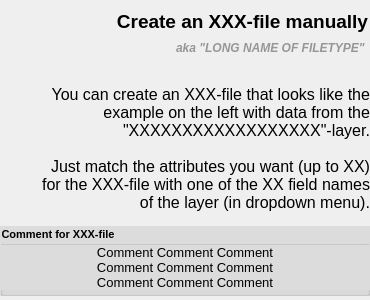
    <widget class="QFrame" name="fr_info">
     <property name="minimumSize">
      <size>
       <width>370</width>
       <height>300</height>
      </size>
     </property>
     <property name="maximumSize">
      <size>
       <width>9999</width>
       <height>9999</height>
      </size>
     </property>
     <property name="frameShape">
      <enum>QFrame::NoFrame</enum>
     </property>
     <property name="frameShadow">
      <enum>QFrame::Raised</enum>
     </property>
     <layout class="QGridLayout" name="gridLayout_102">
      <property name="leftMargin">
       <number>0</number>
      </property>
      <property name="topMargin">
       <number>0</number>
      </property>
      <property name="rightMargin">
       <number>0</number>
      </property>
      <property name="bottomMargin">
       <number>0</number>
      </property>
      <property name="horizontalSpacing">
       <number>0</number>
      </property>
      <property name="verticalSpacing">
       <number>10</number>
      </property>
      <item row="1" column="0">
       <widget class="QFrame" name="fr_info_2">
        <property name="minimumSize">
         <size>
          <width>370</width>
          <height>220</height>
         </size>
        </property>
        <property name="maximumSize">
         <size>
          <width>9999</width>
          <height>9999</height>
         </size>
        </property>
        <property name="frameShape">
         <enum>QFrame::NoFrame</enum>
        </property>
        <property name="frameShadow">
         <enum>QFrame::Raised</enum>
        </property>
        <layout class="QGridLayout" name="gridLayout_101">
         <property name="leftMargin">
          <number>0</number>
         </property>
         <property name="topMargin">
          <number>0</number>
         </property>
         <property name="rightMargin">
          <number>0</number>
         </property>
         <property name="bottomMargin">
          <number>0</number>
         </property>
         <property name="horizontalSpacing">
          <number>0</number>
         </property>
         <property name="verticalSpacing">
          <number>10</number>
         </property>
         <item row="0" column="0">
          <widget class="QLabel" name="lb_info_1">
           <property name="minimumSize">
            <size>
             <width>350</width>
             <height>0</height>
            </size>
           </property>
           <property name="maximumSize">
            <size>
             <width>16777215</width>
             <height>60</height>
            </size>
           </property>
           <property name="font">
            <font>
             <family>MS Shell Dlg 2</family>
             <pointsize>12</pointsize>
             <weight>50</weight>
             <bold>false</bold>
            </font>
           </property>
           <property name="text">
            <string>You can create an XXX-file that looks like the
 example on the left with data from the
 &quot;XXXXXXXXXXXXXXXXXX&quot;-layer.</string>
           </property>
           <property name="alignment">
            <set>Qt::AlignRight|Qt::AlignTrailing|Qt::AlignVCenter</set>
           </property>
          </widget>
         </item>
         <item row="1" column="0">
          <widget class="QLabel" name="lb_info_2">
           <property name="minimumSize">
            <size>
             <width>350</width>
             <height>0</height>
            </size>
           </property>
           <property name="maximumSize">
            <size>
             <width>16777215</width>
             <height>60</height>
            </size>
           </property>
           <property name="font">
            <font>
             <family>MS Shell Dlg 2</family>
             <pointsize>12</pointsize>
             <weight>50</weight>
             <bold>false</bold>
            </font>
           </property>
           <property name="text">
            <string>Just match the attributes you want (up to XX)
 for the XXX-file with one of the XX field names
of the layer (in dropdown menu).</string>
           </property>
           <property name="alignment">
            <set>Qt::AlignRight|Qt::AlignTrailing|Qt::AlignVCenter</set>
           </property>
          </widget>
         </item>
         <item row="2" column="0">
          <widget class="QGroupBox" name="gb_comment">
           <property name="maximumSize">
            <size>
             <width>16777215</width>
             <height>70</height>
            </size>
           </property>
           <property name="font">
            <font>
             <family>MS Shell Dlg 2</family>
             <pointsize>8</pointsize>
             <weight>75</weight>
             <bold>true</bold>
            </font>
           </property>
           <property name="styleSheet">
            <string notr="true">background-color: rgb(220, 220, 220);
</string>
           </property>
           <property name="title">
            <string>Comment for XXX-file</string>
           </property>
           <property name="flat">
            <bool>false</bool>
           </property>
           <widget class="QLabel" name="lb_comment">
            <property name="geometry">
             <rect>
              <x>0</x>
              <y>19</y>
              <width>370</width>
              <height>45</height>
             </rect>
            </property>
            <property name="font">
             <font>
              <pointsize>10</pointsize>
             </font>
            </property>
            <property name="text">
             <string>Comment Comment Comment
Comment Comment Comment
Comment Comment Comment</string>
            </property>
            <property name="alignment">
             <set>Qt::AlignCenter</set>
            </property>
           </widget>
          </widget>
         </item>
        </layout>
       </widget>
      </item>
      <item row="0" column="0" colspan="2">
       <widget class="QFrame" name="fr_header">
        <property name="minimumSize">
         <size>
          <width>370</width>
          <height>70</height>
         </size>
        </property>
        <property name="maximumSize">
         <size>
          <width>9999</width>
          <height>9999</height>
         </size>
        </property>
        <property name="frameShape">
         <enum>QFrame::NoFrame</enum>
        </property>
        <property name="frameShadow">
         <enum>QFrame::Raised</enum>
        </property>
        <widget class="QLabel" name="lb_icon">
         <property name="geometry">
          <rect>
           <x>0</x>
           <y>0</y>
           <width>70</width>
           <height>70</height>
          </rect>
         </property>
         <property name="minimumSize">
          <size>
           <width>0</width>
           <height>0</height>
          </size>
         </property>
         <property name="maximumSize">
          <size>
           <width>70</width>
           <height>70</height>
          </size>
         </property>
         <property name="text">
          <string/>
         </property>
         <property name="pixmap">
          <pixmap>icon.png</pixmap>
         </property>
         <property name="scaledContents">
          <bool>true</bool>
         </property>
        </widget>
        <widget class="QLabel" name="lb_header">
         <property name="geometry">
          <rect>
           <x>100</x>
           <y>10</y>
           <width>268</width>
           <height>23</height>
          </rect>
         </property>
         <property name="font">
          <font>
           <family>MS Shell Dlg 2</family>
           <pointsize>14</pointsize>
           <weight>75</weight>
           <bold>true</bold>
          </font>
         </property>
         <property name="text">
          <string>Create an XXX-file manually</string>
         </property>
         <property name="alignment">
          <set>Qt::AlignRight|Qt::AlignTrailing|Qt::AlignVCenter</set>
         </property>
        </widget>
        <widget class="QLabel" name="lb_name_long">
         <property name="geometry">
          <rect>
           <x>170</x>
           <y>40</y>
           <width>198</width>
           <height>16</height>
          </rect>
         </property>
         <property name="font">
          <font>
           <family>MS Shell Dlg 2</family>
           <pointsize>9</pointsize>
           <weight>75</weight>
           <italic>true</italic>
           <bold>true</bold>
          </font>
         </property>
         <property name="styleSheet">
          <string notr="true">color: rgb(150, 150, 150);
</string>
         </property>
         <property name="text">
          <string> aka &quot;LONG NAME OF FILETYPE&quot; </string>
         </property>
         <property name="alignment">
          <set>Qt::AlignRight|Qt::AlignTrailing|Qt::AlignVCenter</set>
         </property>
        </widget>
       </widget>
      </item>
     </layout>
    </widget>
